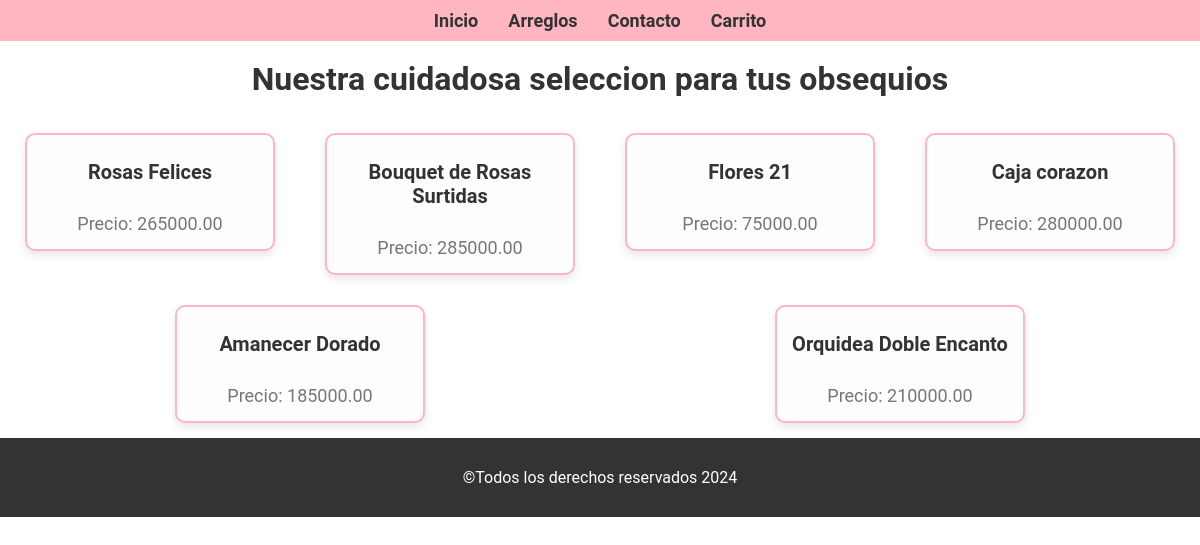
Page /arreglos/ on the committed database.
### myapp/models.py (models this page shows, shortened)
class Arreglo(models.Model):
    nombre= models.CharField(max_length=100)
    ImgUrl=models.TextField()
    precio= models.DecimalField(max_digits=10, decimal_places=2)
    descripcion=models.TextField()
    stock = models.PositiveIntegerField(default=1)
    categorias=models.ForeignKey(Categoria,on_delete=models.CASCADE)
    pass

### myapp/views.py (the view)
# urls.py: path("arreglos/",views.Arreglos),
def Arreglos(request):
    print("entro en arreglos")
    Arreglos=list(Arreglo.objects.filter(stock__gt=0))
    return render(request,"arreglos.html",{
        "Arreglos":Arreglos
    })

### myapp/templates/arreglos.html (shortened to what this page needs)
    {% extends "base.html" %}
    {% block content%}
    {% load static%}
    <link rel="stylesheet" type="text/css" href="{%static '/styles/index.css'%}">
    <br>
    <h1 style="text-align: center;">Nuestra cuidadosa seleccion para tus obsequios</h1>
    <div class="arreglos-container">
        {% for x in Arreglos  %}
        <a href="/arreglo_detalle/{{x.id}}" class="arreglo-link">
            <div class="arreglo-item">
                <h3>{{x.nombre}}</h3>
                <p>Precio: {{x.precio}}</p>
            </div>
        </a>
        {% endfor %}
    </div>
    {% endblock %}

### myapp/templates/base.html (shortened to what this page needs)
{% load static %}
<!DOCTYPE html>
<html lang="es">
<head>
    <link rel="stylesheet" type="text/css" href="{%static '/styles/base.css'%}">
</head>
<body>
    <nav>
        <ul>
            <li><a href="/">Inicio</a></li>
            <li><a href="/arreglos">Arreglos</a></li>
            <li><a href="/contacto">Contacto</a></li>
            <li><a href="/carrito">Carrito</a></li>
        </ul>
    </nav>
    {% block content%}
    {% endblock %}
    <footer>
        <p>&copy;Todos los derechos reservados 2024</p>
    </footer>
</body>
</html>

### myapp/static/styles/base.css (style rules this page uses)
* { margin: 0; padding: 0; box-sizing: border-box; font-family: 'Roboto', sans-serif; }
body { background-color: #ffffff; color: #333; }
nav ul { list-style-type: none; padding: 10px; background-color: #ffb6c1; display: flex; justify-content: center; }
nav ul li { margin: 0 15px; }
nav ul li a { text-decoration: none; color: #333; font-size: 18px; font-weight: bold; }
footer { background-color: #333; color: white; padding: 30px; text-align: center; }
footer p { margin: 0; }

### myapp/static/styles/index.css (style rules this page uses)
.arreglos-container { display: flex; flex-wrap: wrap; justify-content: space-around; margin-top: 20px; }
.arreglo-item { width: 250px; border: 2px solid #ffb6c1; border-radius: 10px; padding: 15px; text-align: center; margin: 15px; background-color: #fdfdfd; box-shadow: 0 4px 8px rgba(0, 0, 0, 0.1); transition: transform 0.3s ease-in-out; }
.arreglo-item h3 { font-size: 20px; margin: 10px 0; color: #333; }
.arreglo-item p { font-size: 18px; color: #777; }
.arreglo-link { text-decoration: none; color: inherit; }
h1 { text-align: center; }

### rows in the picture
Arreglo: nombre "Rosas Felices", precio "265000.00"
Arreglo: nombre "Bouquet de Rosas Surtidas", precio "285000.00"
Arreglo: nombre "Flores 21", precio "75000.00"
Arreglo: nombre "Caja corazon", precio "280000.00"
Arreglo: nombre "Amanecer Dorado", precio "185000.00"
Arreglo: nombre "Orquidea Doble Encanto", precio "210000.00"
